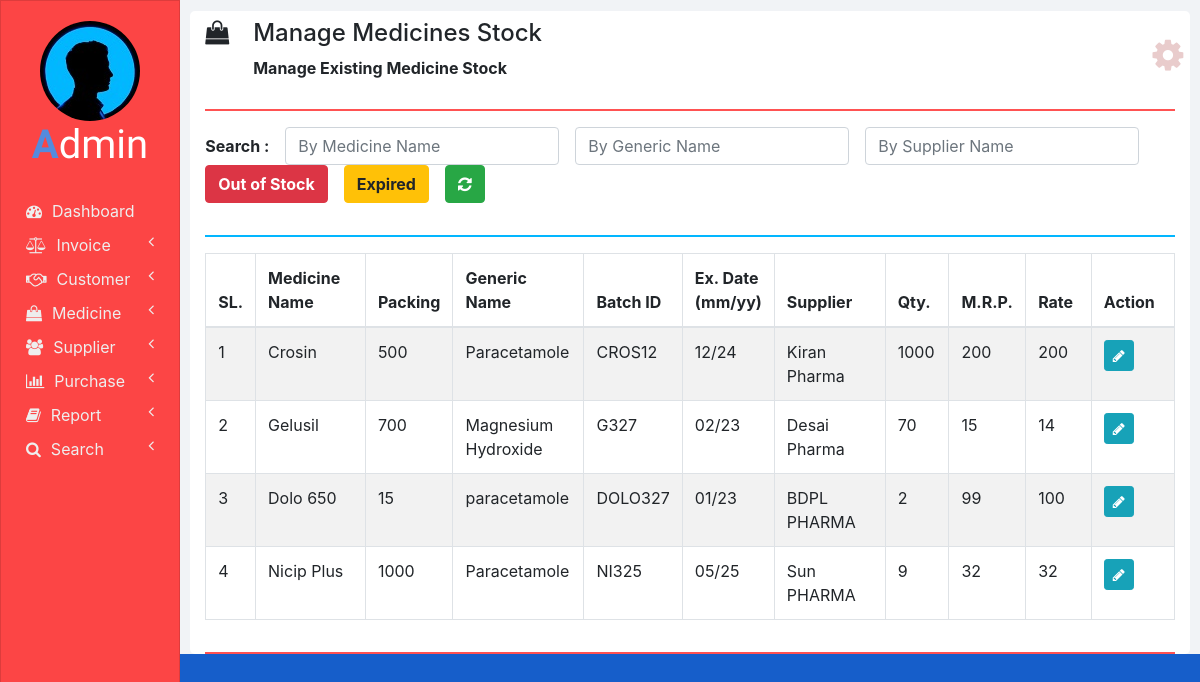
Page /manage_medicine_stock.php on the committed database.
### tables this page shows
CREATE TABLE `medicines` (
  `ID` int(11) NOT NULL,
  `NAME` varchar(100) NOT NULL,
  `PACKING` varchar(20) NOT NULL,
  `GENERIC_NAME` varchar(100) NOT NULL,
  `SUPPLIER_NAME` varchar(100) NOT NULL
);

CREATE TABLE `medicines_stock` (
  `ID` int(11) NOT NULL,
  `NAME` varchar(100) NOT NULL,
  `BATCH_ID` varchar(20) NOT NULL,
  `EXPIRY_DATE` varchar(10) NOT NULL,
  `QUANTITY` int(11) NOT NULL,
  `MRP` double NOT NULL,
  `RATE` double NOT NULL
);

### php/manage_medicine_stock.php (the view, shortened to what this page needs)
<?php
  function showMedicinesStock($id) {
    require "db_connection.php";
    if($con) {
      $seq_no = 0;
      $query = "SELECT * FROM medicines INNER JOIN medicines_stock ON medicines.NAME = medicines_stock.NAME";
      $result = mysqli_query($con, $query);
      while($row = mysqli_fetch_array($result)) {
        $seq_no++;
        if($row['BATCH_ID'] == $id)
          showEditOptionsRow($seq_no, $row);
        else
          showMedicineStockRow($seq_no, $row);
      }
    }
  }
  function showMedicineStockRow($seq_no, $row) {
    ?>
    <tr>
      <td><?php echo $seq_no; ?></td>
      <td><?php echo $row['NAME']; ?></td>
      <td><?php echo $row['PACKING']; ?></td>
      <td><?php echo $row['GENERIC_NAME']; ?></td>
      <td><?php echo $row['BATCH_ID']; ?></td>
      <td><?php echo $row['EXPIRY_DATE']; ?></td>
      <td><?php echo $row['SUPPLIER_NAME']; ?></td>
      <td><?php echo $row['QUANTITY']; ?></td>
      <td><?php echo $row['MRP']; ?></td>
      <td><?php echo $row['RATE']; ?></td>
      <td>
        <button href="" class="btn btn-info btn-sm" onclick="editMedicineStock('<?php echo $row['BATCH_ID']; ?>');">
          <i class="fa fa-pencil"></i>
        </button>
      </td>
    </tr>
    <?php
  }
  ?>

### manage_medicine_stock.php (shortened to what this page needs)
<!DOCTYPE html>
<html lang="en" dir="ltr">
  <head>
    <link rel="stylesheet" href="bootstrap/css/bootstrap.min.css">
    <link rel="stylesheet" href="https://use.fontawesome.com/releases/v5.3.1/css/all.css">
    <link rel="stylesheet" href="https://cdnjs.cloudflare.com/ajax/libs/font-awesome/4.7.0/css/font-awesome.min.css">
    <link rel="stylesheet" href="css/sidenav.css">
    <link rel="stylesheet" href="css/home.css">
  </head>
  <body>
    <div class="container-fluid">
      <div class="container">
        <?php
          require "php/header.php";
          createHeader('shopping-bag', 'Manage Medicines Stock', 'Manage Existing Medicine Stock');
        ?>
        <div class="row">
          <div class="col-md-12 form-group form-inline">
            <label class="font-weight-bold" for="">Search :&emsp;</label>
            <input type="text" class="form-control" id="by_name" placeholder="By Medicine Name" onkeyup="searchMedicineStock(this.value, 'NAME');">
            &emsp;<input type="text" class="form-control" id="by_generic_name" placeholder="By Generic Name" onkeyup="searchMedicineStock(this.value, 'GENERIC_NAME');">
            &emsp;<input type="text" class="form-control" id="by_suppliers_name" placeholder="By Supplier Name" onkeyup="searchMedicineStock(this.value, 'SUPPLIER_NAME');">
            &emsp;<button class="btn btn-danger font-weight-bold" onclick="searchMedicineStock('0', 'QUANTITY');">Out of Stock</button>
            &emsp;<button class="btn btn-warning font-weight-bold" onclick="searchMedicineStock('', 'EXPIRY_DATE');">Expired</button>
            &emsp;<button class="btn btn-success font-weight-bold" onclick="cancel();"><i class="fa fa-refresh"></i></button>
          </div>
          <div class="col col-md-12">
            <hr class="col-md-12" style="padding: 0px; border-top: 2px solid  #02b6ff;">
          </div>
          <div class="col col-md-12 table-responsive">
            <div class="table-responsive">
            	<table class="table table-bordered table-striped table-hover">
            		<thead>
            			<tr>
            				<th style="width: 1%;">SL.</th>
            				<th style="width: 14%;">Medicine Name</th>
                    <th style="width: 5%;">Packing</th>
                    <th style="width: 14%;">Generic Name</th>
                    <th style="width: 10%;">Batch ID</th>
                    <th style="width: 8%;">Ex. Date (mm/yy)</th>
            				<th style="width: 15%;">Supplier</th>
                    <th style="width: 7%;">Qty.</th>
                    <th style="width: 8%;">M.R.P.</th>
                    <th style="width: 8%;">Rate</th>
                    <th style="width: 10%;">Action</th>
            			</tr>
            		</thead>
                <tbody id="medicines_stock_div">
                  <?php
                    require 'php/manage_medicine_stock.php';
                    if(isset($_GET['out_of_stock']))
                      echo "<script>searchMedicineStock('0', 'QUANTITY');</script>";
                    else if(isset($_GET['expired']))
                      echo "<script>searchMedicineStock('', 'EXPIRY_DATE');</script>";
                    else
                      showMedicinesStock("0");
                  ?>
            		</tbody>
            	</table>
            </div>
          </div>
        </div>
        <hr style="border-top: 2px solid #ff5252;">
      </div>
    </div>
  </body>
</html>

### php/header.php
<?php
  function createHeader($icon, $heading, $sub_heading) {
    echo '
    <section class="row content-header">
      <div class="header-title col-md-11">
        <p class="h4 pt-2"><i class="fa fa-'.$icon.'"></i>&emsp;'.$heading.'</p>
        &emsp;&emsp;&emsp;<small class="font-weight-bold h6">'.$sub_heading.'</small>
      </div>
      <div class="col-md-1 user_options">
        <button class="col col-md-1 m-3" onclick="showOptions();">
          <i class="fa fa-gear"></i>
        </button>
        <div id="mark"><i class="fa fa-play fa-rotate-270"></i></div>
        <ul id="options" class="options list-unstyled" style="display: none;">
          <li>
            <a href="my_profile.php"><i class="fa fa-user"></i><span>My Profile</span></a>
          </li>
          <li>
            <a href="change_password.php"><i class="fa fa-edit"></i><span>Change Password</span></a>
          </li>
          <li>
            <a href="logout.php"><i class="fa fa-key"></i><span>Logout</span></a>
          </li>
        </ul>
      </div>
    </section>
    <hr style="border-top: 2px solid #ff5252;">
    ';
  }
?>

### css/sidenav.css (style rules this page uses)
body { background-color: #165eca; }
.sidenav { width: 15%; height: 100vh; background-color: #e27575; position: fixed; z-index: 1; flex: 1 0 auto; }
.card { width: 100%; height: 100%; top: 0; border-radius: 0; background-color: #fc4545; }
.logo .logo-caption { font-family: 'Poiret One', cursive; color: #ffffff; text-align: center; margin-bottom: 25px; }
.logo .profile { margin-left: 50%; border-radius: 50%; transform: translate(-50%); }
.logo .tweak { color: #548bdd; font-weight: bold; }
.main-menu-item { padding: 5px 5px; cursor: pointer; }
.main-menu-item > a { color: #eeeeee; text-decoration: none; font-size: 16px; }
.main-menu-item > a > span { margin-left: 10px; }

### css/home.css (style rules this page uses)
html, body { height: 100vh; }
.container-fluid { margin-left: 15%; width: 85%; background: #f1f3f6; padding: 1px 0 0 0; flex: 1 0 auto; }
.container { margin: 0; max-width: 98%; margin: 1%; background-color: #ffffff; border-radius: 5px; }
.user_options button { max-width: 50px; max-height: 50px; font-size: 36px; background-color: #ffffff; color: #e9cccc; border: none; outline: none; }

### rows in the picture
medicines: seq_no "1", medicines_stock.NAME "Crosin", PACKING "500", GENERIC_NAME "Paracetamole", medicines_stock.BATCH_ID "CROS12", medicines_stock.EXPIRY_DATE "12/24", SUPPLIER_NAME "Kiran Pharma", medicines_stock.QUANTITY "1000", medicines_stock.MRP "200", medicines_stock.RATE "200"
medicines: seq_no "2", medicines_stock.NAME "Gelusil", PACKING "700", GENERIC_NAME "Magnesium Hydroxide", medicines_stock.BATCH_ID "G327", medicines_stock.EXPIRY_DATE "02/23", SUPPLIER_NAME "Desai Pharma", medicines_stock.QUANTITY "70", medicines_stock.MRP "15", medicines_stock.RATE "14"
medicines: seq_no "3", medicines_stock.NAME "Dolo 650", PACKING "15", GENERIC_NAME "paracetamole", medicines_stock.BATCH_ID "DOLO327", medicines_stock.EXPIRY_DATE "01/23", SUPPLIER_NAME "BDPL PHARMA", medicines_stock.QUANTITY "2", medicines_stock.MRP "99", medicines_stock.RATE "100"
medicines: seq_no "4", medicines_stock.NAME "Nicip Plus", PACKING "1000", GENERIC_NAME "Paracetamole", medicines_stock.BATCH_ID "NI325", medicines_stock.EXPIRY_DATE "05/25", SUPPLIER_NAME "Sun PHARMA", medicines_stock.QUANTITY "9", medicines_stock.MRP "32", medicines_stock.RATE "32"

### other values in the picture
$heading "Manage Medicines Stock"
$sub_heading "Manage Existing Medicine Stock"
